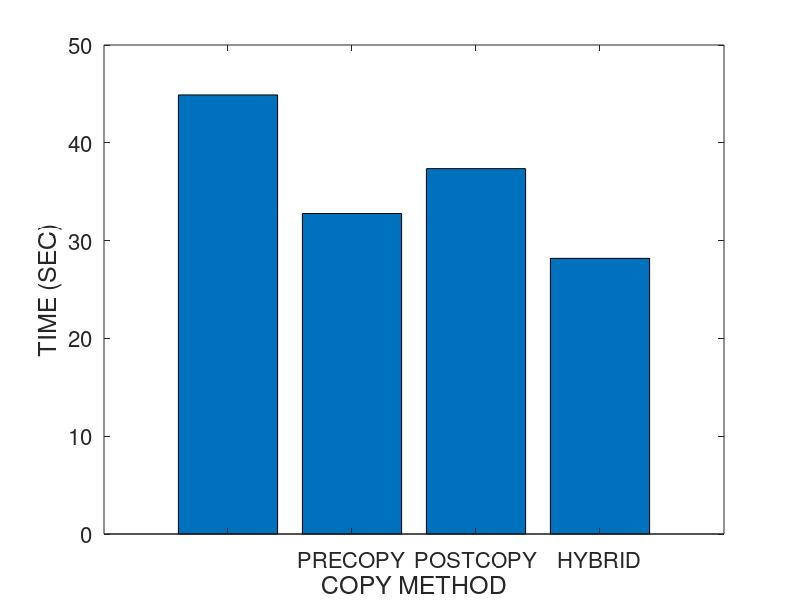
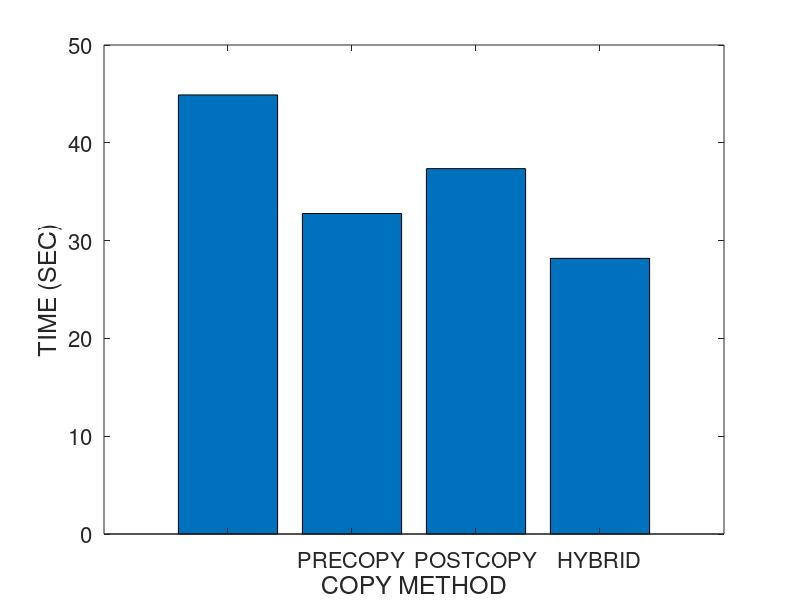
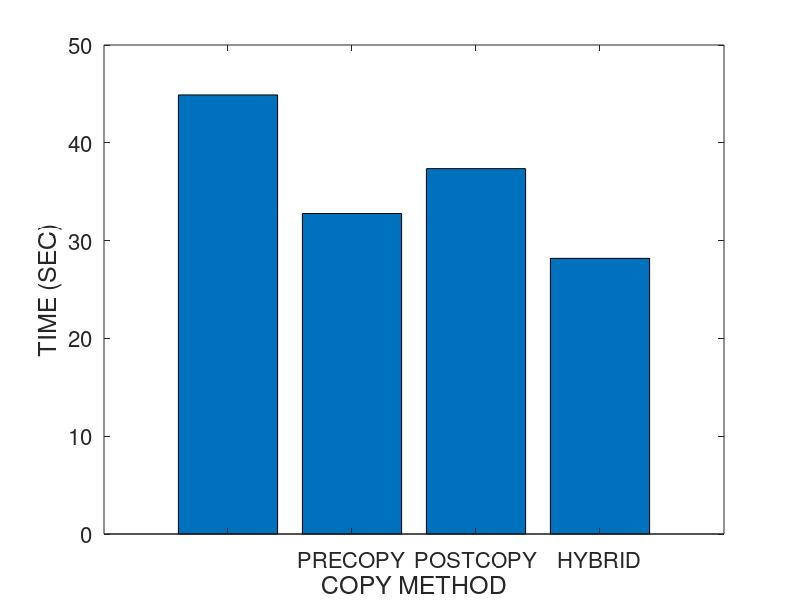
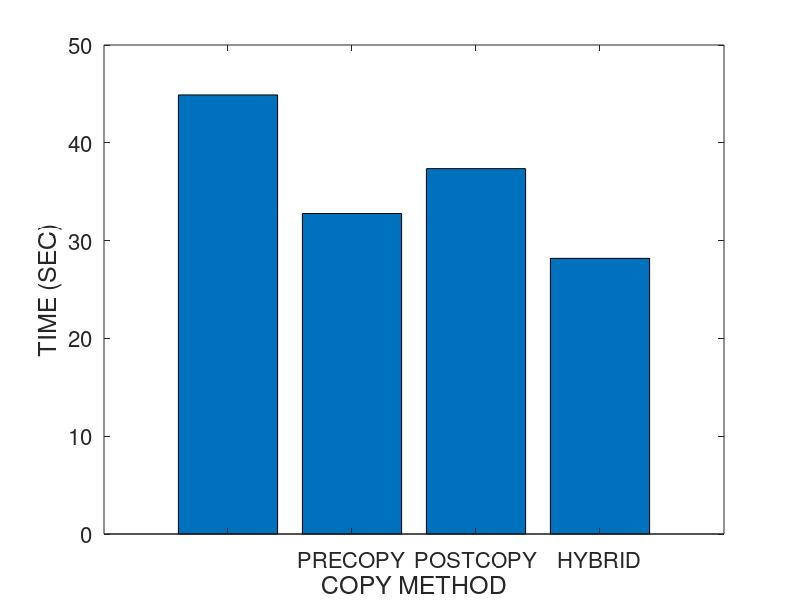

These charts were generated, in order, by the following MATLAB code:
% basic hybrid copy migration
% memory size in MB
r = 4096
r *= 1024 % convert to KB

% bandwidth in gbps
b = 1000 
b = b * 1024/8 % convert to KB

% page dirty rate in percent (%): against to total memory pages
dirtyrate = 14 
dirtyrate /= 100

readrate = 14
readrate /= 100

pagesize = 4 % in KB
numpages = r / pagesize

% delta compression rate
comp = 0.5 

% amount of CPU and device states in KB 
scinfo = 100

% working set size in number of pages
wss = numpages * 0.25

% 0: zero, 1: read, 2: dirtied, 3: inactive data
mem = zeros(1, numpages);

% prediction accuracy 0 through 1
acc = 1
%acc = 0

fontsize = 18

totaltime = 0;
downtime = 0;
totaldata = 0;

A = zeros(4, 3);

%%%%%%%%%%%%%%%%%%%%%%%%%%%%%%
% precopy migration
%%%%%%%%%%%%%%%%%%%%%%%%%%%%%%
fprintf('\n')
disp('==================== Precopy migration ====================')
% iterations
present = numpages
iter = 0
while present > 50 && iter < 29 && totaldata < 4*r
	pretime = present / b
	totaltime += pretime
	totaldata += present
	present = numpages * dirtyrate
	%dirts = wss * dirtyrate
	iter += 1
end

% stop-and-copy phase
% stop conditions: 29 iterations, 50 pages, 4 memory size sent
scsent = scinfo + present * pagesize
downtime = scsent / b
totaltime += downtime
totaldata += scsent

% network fault rate
NFR = 0

A (1, 1) = totaltime;
A (1, 2) = downtime;
A (1, 3) = totaldata;

%%%%%%%%%%%%%%%%%%%%%%%%%%%%%%
% postcopy migration
%%%%%%%%%%%%%%%%%%%%%%%%%%%%%%
fprintf('\n')
disp('===================== Postcopy migration ======================')
totaltime = 0;
downtime = 0;
totaldata = 0;

% stop-and-copy phase
scsent = scinfo
downtime = scsent / b
totaltime += downtime
totaldata += scsent

% prepaging (bubbling) and on-demand paging
postsent = r
posttime = postsent/b
totaltime += posttime
totaldata += postsent
% network fault rate
NFR = 0.2

A (2, 1) = totaltime;
A (2, 2) = downtime;
A (2, 3) = totaldata;

%%%%%%%%%%%%%%%%%%%%%%%%%%%%%%
% hybrid copy migration
%%%%%%%%%%%%%%%%%%%%%%%%%%%%%%
fprintf('\n')
disp('==================== Hybrid copy migration ====================')
totaltime = 0;
downtime = 0;
totaldata = 0;

% precopy phase: single iteration
present = r
pretime = present / b
totaltime += pretime
totaldata += present

% stop-and-copy phase
bitmapsize = 500 % KB
scsent = scinfo + bitmapsize
downtime = scsent / b
totaltime += downtime
totaldata += scsent

% postcopy phase: prepaging (bubbling) and on-demand paging
%dirts = wss * dirtyrate
dirts = numpages * dirtyrate
postsent = dirts * pagesize
posttime = postsent/b
totaltime += posttime
totaldata += postsent
% network fault rate
NFR = 0.2

A (3, 1) = totaltime;
A (3, 2) = downtime;
A (3, 3) = totaldata;

%%%%%%%%%%%%%%%%%%%%%%%%%%%%%%
% proactive hybrid copy migration
%%%%%%%%%%%%%%%%%%%%%%%%%%%%%%
%disp(char(10))
fprintf('\n')
disp('=============== Proactive hybrid copy migration ================')
totaltime = 0;
downtime = 0;
totaldata = 0;

% precopy phase
% LRU, PFR

% scan the dirtied pages
% for dirtied pages
% 	mark dirtied (1)
% 	mem(random (1, wss * 0.1))	
randperm(int64(wss * 0.1));
% for read pages
% 	mark read (2)
% 	mem (random (wss * 0.1, wss * 0.2))

% for pages
% 	predict read/write

% send the pages most likely to be read and least likely to be dirtied
% do not send the pages most likely to be dirtied
% construct queue with the order of p1/p2
%reads = numpages * 0.4 
% total read rate = wss * read_rate = 0.25 * 0.16 = 0.04 (4%)
%read_rate = 0.16
%read_rate = 0.04 % 4% of total memory
% total write rate = wss * write_rate = 0.25 * 0.16 = 0.04 (4%)
%write_rate = 0.16
%write_rate = 0.04 % 4% of total memory
% simple case: readonly pages (RO) - zero dirtied pages 
%RO = 0.3
pred_pages = numpages * readrate * acc

% LRU
% for LRU queue
% 	mark sent
%	insert the pages into cache and perform delta compression

present = pred_pages * pagesize
pretime = present/b
totaltime += pretime
totaldata += present

% stop-and-copy phase
% send the CPU and device states
bitmapsize = 500 % KB
scsent = scinfo + bitmapsize
downtime = scsent/b
totaltime += downtime
totaldata += scsent

% postcopy phase
postsent = (numpages - pred_pages) * pagesize

% exclude the predicted dirtied pages 
pred_dirts = numpages * dirtyrate * acc
postsent = (numpages - pred_pages - pred_dirts) * pagesize
posttime = postsent/b
totaltime += posttime
totaldata += postsent

% network fault rate
NFR = 0.2

A (4, 1) = totaltime;
A (4, 2) = downtime;
A (4, 3) = totaldata

%%%%%%%%%%%%%%%%%%%%%%%%%%%%%%%%%%%%%%%%%%%%%%%%%%%%%%%
%                     plotting
% precopy
% postcopy
% hybrid
% pro-hybrid
%%%%%%%%%%%%%%%%%%%%%%%%%%%%%%%%%%%%%%%%%%%%%%%%%%%%%%%

prefix = "M4G_R14W14_acc100_r1"

dlmwrite (prefix, A, ' ')

%%%%%%%%%%%%%%%%%%%% total time %%%%%%%%%%%%%%%%%%%%%%
figure;
output = strcat(prefix, ".tt");
%output = prefix
x = ['PRECOPY', 'POSTCOPY', 'HYBRID', 'PRO-HYBRID'];
%x = 1:1:length(A);
%plot(x, A(:,2)/1000000, x, A(:,3)/1000000, '-.*');
%plot(A(:,2));
bar(A(:,1))
set(gca, 'XTickLabel', {'', 'PRECOPY', 'POSTCOPY', 'HYBRID', 'PRO-HYBRID', ''}, 'FontSize', fontsize - 2)
xlabel('COPY METHOD', 'FontSize', fontsize);
ylabel('TIME (SEC)', 'FontSize', fontsize);
%legend('PRECOPY', 'POSTCOPY', 'HYBRID', 'PRO-HYBRID');
%bar(x, A(:,1))

saveas (1, strcat(output, ".png"));
saveas (1, strcat(output, ".eps"));
saveas (1, strcat(output, ".emf"));

%%%%%%%%%%%%%%%%%%%% downtime %%%%%%%%%%%%%%%%%%%%%%
figure;
output = strcat(prefix, ".dt");

bar(A(:,2))
set(gca, 'XTickLabel', {'', 'PRECOPY', 'POSTCOPY', 'HYBRID', 'PRO-HYBRID', ''}, 'FontSize', fontsize - 2)
xlabel('COPY METHOD', 'FontSize', fontsize);
ylabel('TIME (SEC)', 'FontSize', fontsize);

saveas (1, strcat(output, ".png"));
saveas (1, strcat(output, ".eps"));
saveas (1, strcat(output, ".emf"));

%%%%%%%%%%%%%%%%%%%% total data %%%%%%%%%%%%%%%%%%%%%%
figure;
output = strcat(prefix, ".td");

bar(A(:,3))
set(gca, 'XTickLabel', {'', 'PRECOPY', 'POSTCOPY', 'HYBRID', 'PRO-HYBRID', ''}, 'FontSize', fontsize - 2)
xlabel('COPY METHOD', 'FontSize', fontsize);
ylabel('SIZE (KB)', 'FontSize', fontsize);

saveas (1, strcat(output, ".png"));
saveas (1, strcat(output, ".eps"));
saveas (1, strcat(output, ".emf"));
